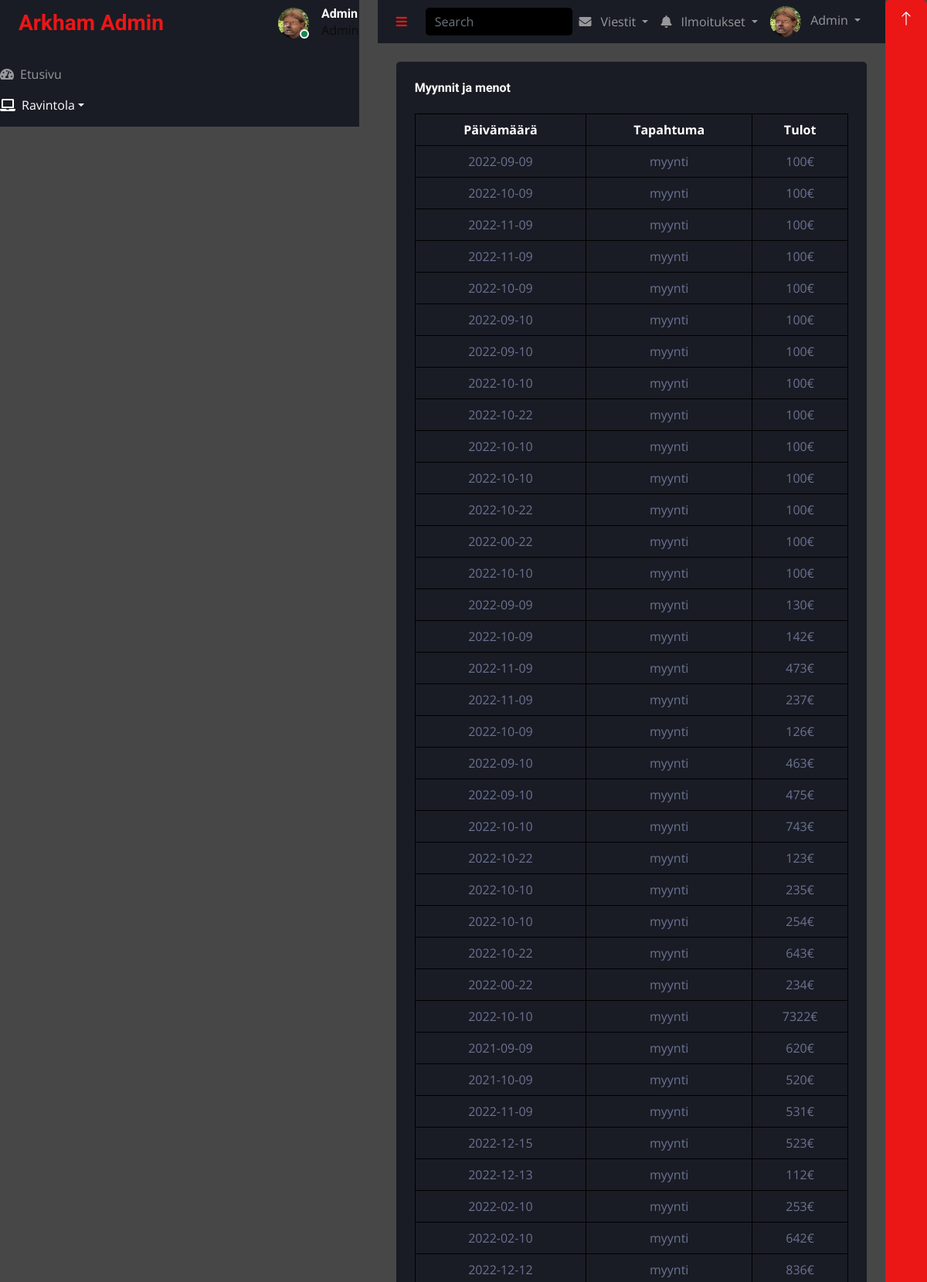
The page /admin/rahat.php (upper part) on the database its author committed.
### tables this page shows
CREATE TABLE `tulos` (
  `ID` int(11) NOT NULL,
  `pvm` date NOT NULL,
  `tapahtuma` varchar(30) NOT NULL,
  `hinta` double NOT NULL
);

### admin/rahat.php (the view, shortened to what this page needs)
<?php
$servername = "localhost";
$username = "root";
$password = "";
$dbname = "arkham";
$conn = new mysqli($servername, $username, $password, $dbname);
?>
<!DOCTYPE html>
<html lang="fi">
<head>
    <link href="https://cdnjs.cloudflare.com/ajax/libs/font-awesome/5.10.0/css/all.min.css" rel="stylesheet">
    <link href="https://cdn.jsdelivr.net/npm/bootstrap-icons@1.4.1/font/bootstrap-icons.css" rel="stylesheet">
    <link href="lib/owlcarousel/assets/owl.carousel.min.css" rel="stylesheet">
    <link href="lib/tempusdominus/css/tempusdominus-bootstrap-4.min.css" rel="stylesheet" />
    <link href="css/bootstrap.min.css" rel="stylesheet">
    <link href="css/style.css" rel="stylesheet">
</head>
<body>
    <div class="container-fluid position-relative d-flex p-0">
        <div class="sidebar pe-4 pb-3">
            <nav class="navbar bg-secondary navbar-dark">
                <a href="welcome.php" class="navbar-brand mx-4 mb-3">
                    <h3 class="text-primary">Arkham Admin</h3>
                </a>
                <div class="d-flex align-items-center ms-4 mb-4">
                    <div class="position-relative">
                        <img class="rounded-circle" src="img/user.png" alt="" style="width: 40px; height: 40px;">
                        <div class="bg-success rounded-circle border border-2 border-white position-absolute end-0 bottom-0 p-1"></div>
                    </div>
                    <div class="ms-3">
                        <h6 class="mb-0">Admin</h6>
                        <span>Admin</span>
                    </div>
                </div>
                <div class="navbar-nav w-100">
                    <a href="welcome.php" class="nav-item nav-link"><i class="fa fa-tachometer-alt me-2"></i>Etusivu</a>
                    <div class="nav-item dropdown">
                        <a href="#" class="nav-link dropdown-toggle active" data-bs-toggle="dropdown"><i class="fa fa-laptop me-2"></i>Ravintola</a>
                    </div>
                </div>
            </nav>
        </div>
        <div class="content">
            <nav class="navbar navbar-expand bg-secondary navbar-dark sticky-top px-4 py-0">
                <a href="#" class="sidebar-toggler flex-shrink-0">
                    <i class="fa fa-bars"></i>
                </a>
                <form class="d-none d-md-flex ms-4">
                    <input class="form-control bg-dark border-0" type="search" placeholder="Search">
                </form>
                <div class="navbar-nav align-items-center ms-auto">
                    <div class="nav-item dropdown">
                        <a href="#" class="nav-link dropdown-toggle" data-bs-toggle="dropdown">
                            <i class="fa fa-envelope me-lg-2"></i>
                            <span class="d-none d-lg-inline-flex">Viestit</span>
                        </a>
                    </div>
                    <div class="nav-item dropdown">
                        <a href="#" class="nav-link dropdown-toggle" data-bs-toggle="dropdown">
                            <i class="fa fa-bell me-lg-2"></i>
                            <span class="d-none d-lg-inline-flex">Ilmoitukset</span>
                        </a>
                    </div>
                    <div class="nav-item dropdown">
                        <a href="#" class="nav-link dropdown-toggle" data-bs-toggle="dropdown">
                            <img class="rounded-circle me-lg-2" src="img/user.png" alt="" style="width: 40px; height: 40px;">
                            <span class="d-none d-lg-inline-flex">Admin</span>
                        </a>
                    </div>
                </div>
            </nav>
            <div class="container-fluid pt-4 px-4">
                <div class="bg-secondary text-center rounded p-4">
                    <div class="d-flex align-items-center justify-content-between mb-4">
                        <h6 class="mb-0">Myynnit ja menot</h6>
                    </div>
                    <div class="table-responsive">
                        <table class="table text-start align-middle table-bordered table-hover mb-0">
                            <thead>
                                <tr align="center" class="text-white">
                                    <th scope="col">Päivämäärä</th>
                                    <th scope="col">Tapahtuma</th>
                                    <th scope="col">Tulot</th>
                                </tr>
                            </thead>
                            <tbody>
                            <?php
                            $sql = "SELECT id, pvm, tapahtuma, hinta FROM tulos WHERE hinta > 0";
                            $result = mysqli_query($conn, $sql);
                            if (mysqli_num_rows($result) > 0) {
                              while($row = mysqli_fetch_assoc($result)) {
                                ?>
                                <tr align='center'>
                                <td> <?php echo $row['pvm']; ?> </td>
                                <td> <?php echo $row['tapahtuma']; ?> </td>
                                <td> <?php echo $row['hinta']; ?>€ </td>
                                </tr>
                                <?php
                              }
                            } else {
                              echo "0 results";
                            }
                            ?>
                            </tbody>
                            </table>
                            <br>
                        <br>
                    </div>
                </div>
            </div>
        </div>
        <a href="#" class="btn btn-lg btn-primary btn-lg-square back-to-top"><i class="bi bi-arrow-up"></i></a>
    </div>
</body>
</html>

### css/style.css (style rules this page uses)
body { font-family: "Open Sans", sans-serif; color: #0c0c0c; background-color: #474747; overflow-x: hidden; }
a, a:hover, a:focus { text-decoration: none; }
.btn, .btn:focus { outline: none !important; -webkit-box-shadow: none; box-shadow: none; }
.navbar-brand { font-family: 'Dancing Script', cursive; }

### rows shown on the page
tulos: pvm "2022-09-09", tapahtuma "myynti", hinta "100"
tulos: pvm "2022-10-09", tapahtuma "myynti", hinta "100"
tulos: pvm "2022-11-09", tapahtuma "myynti", hinta "100"
tulos: pvm "2022-11-09", tapahtuma "myynti", hinta "100"
tulos: pvm "2022-10-09", tapahtuma "myynti", hinta "100"
tulos: pvm "2022-09-10", tapahtuma "myynti", hinta "100"
tulos: pvm "2022-09-10", tapahtuma "myynti", hinta "100"
tulos: pvm "2022-10-10", tapahtuma "myynti", hinta "100"
tulos: pvm "2022-10-22", tapahtuma "myynti", hinta "100"
tulos: pvm "2022-10-10", tapahtuma "myynti", hinta "100"
tulos: pvm "2022-10-10", tapahtuma "myynti", hinta "100"
tulos: pvm "2022-10-22", tapahtuma "myynti", hinta "100"
tulos: pvm "2022-00-22", tapahtuma "myynti", hinta "100"
tulos: pvm "2022-10-10", tapahtuma "myynti", hinta "100"
tulos: pvm "2022-09-09", tapahtuma "myynti", hinta "130"
tulos: pvm "2022-10-09", tapahtuma "myynti", hinta "142"
tulos: pvm "2022-11-09", tapahtuma "myynti", hinta "473"
tulos: pvm "2022-11-09", tapahtuma "myynti", hinta "237"
tulos: pvm "2022-10-09", tapahtuma "myynti", hinta "126"
tulos: pvm "2022-09-10", tapahtuma "myynti", hinta "463"
tulos: pvm "2022-09-10", tapahtuma "myynti", hinta "475"
tulos: pvm "2022-10-10", tapahtuma "myynti", hinta "743"
tulos: pvm "2022-10-22", tapahtuma "myynti", hinta "123"
tulos: pvm "2022-10-10", tapahtuma "myynti", hinta "235"
tulos: pvm "2022-10-10", tapahtuma "myynti", hinta "254"
tulos: pvm "2022-10-22", tapahtuma "myynti", hinta "643"
tulos: pvm "2022-00-22", tapahtuma "myynti", hinta "234"
tulos: pvm "2022-10-10", tapahtuma "myynti", hinta "7322"
tulos: pvm "2021-09-09", tapahtuma "myynti", hinta "620"
tulos: pvm "2021-10-09", tapahtuma "myynti", hinta "520"
tulos: pvm "2022-11-09", tapahtuma "myynti", hinta "531"
tulos: pvm "2022-12-15", tapahtuma "myynti", hinta "523"
tulos: pvm "2022-12-13", tapahtuma "myynti", hinta "112"
tulos: pvm "2022-02-10", tapahtuma "myynti", hinta "253"
tulos: pvm "2022-02-10", tapahtuma "myynti", hinta "642"
tulos: pvm "2022-12-12", tapahtuma "myynti", hinta "836"
